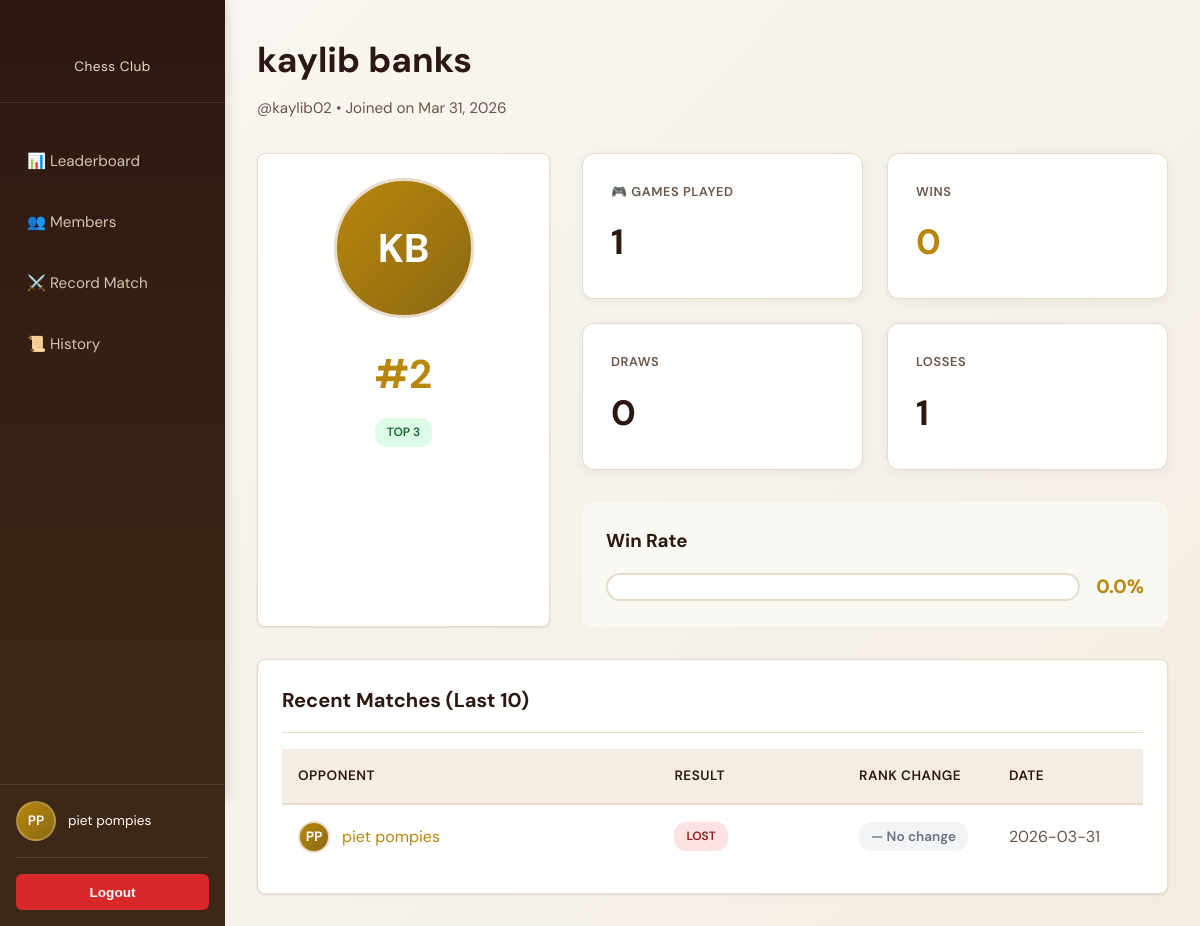
The page /profile/2 (signed in) on the database its author committed.
### tables this page shows
CREATE TABLE users (
    id INTEGER PRIMARY KEY AUTOINCREMENT,
    username TEXT NOT NULL UNIQUE,
    hash TEXT NOT NULL,
    email TEXT NOT NULL UNIQUE,
    first_name TEXT NOT NULL,
    last_name TEXT NOT NULL,
    birthday TEXT,
    games_played INTEGER NOT NULL DEFAULT 0,
    rank INTEGER NOT NULL,
    avatar_filename TEXT DEFAULT NULL,
    last_login TEXT,
    created_at TEXT NOT NULL DEFAULT (datetime('now'))
);

CREATE TABLE matches (
    id INTEGER PRIMARY KEY AUTOINCREMENT,
    player1_id INTEGER NOT NULL REFERENCES users(id),
    player2_id INTEGER NOT NULL REFERENCES users(id),
    winner_id INTEGER REFERENCES users(id),
    p1_rank_before INTEGER NOT NULL,
    p2_rank_before INTEGER NOT NULL,
    p1_rank_after INTEGER NOT NULL,
    p2_rank_after INTEGER NOT NULL,
    played_at TEXT NOT NULL DEFAULT (datetime('now'))
);

### app.py (the view)
@app.route("/profile/<int:user_id>")
@login_required
def profile(user_id):
    user = db.execute("SELECT * FROM users WHERE id = ?", user_id)
    if not user:
        return apology("User not found", 404)
    user = user[0]
    if user.get("created_at") and isinstance(user["created_at"], str):
        try:
            user["created_at"] = datetime.strptime(user["created_at"], '%Y-%m-%d %H:%M:%S')
        except (ValueError, TypeError):
            user["created_at"] = None
    matches = db.execute(
        """
        SELECT m.*,
               CASE
                   WHEN m.player1_id = ? THEN u2.first_name || ' ' || u2.last_name
                   ELSE u1.first_name || ' ' || u1.last_name
               END as opponent_name,
               CASE
                   WHEN m.player1_id = ? THEN u2.id
                   ELSE u1.id
               END as opponent_id
        FROM matches m
        LEFT JOIN users u1 ON m.player1_id = u1.id
        LEFT JOIN users u2 ON m.player2_id = u2.id
        WHERE m.player1_id = ? OR m.player2_id = ?
        ORDER BY m.played_at DESC
        LIMIT 10
        """,
        user_id, user_id, user_id, user_id
    )
    wins = 0
    draws = 0
    losses = 0
    if matches:
        for match in matches:
            if match["winner_id"] is None:
                draws += 1
            elif match["winner_id"] == user_id:
                wins += 1
            else:
                losses += 1
    is_own_profile = (user_id == session["user_id"])
    return render_template(
        "profile.html",
        user=user,
        matches=matches,
        wins=wins,
        draws=draws,
        losses=losses,
        is_own_profile=is_own_profile,
        get_initials=get_initials,
        current_user_id=session["user_id"]
    )

### app.py (called while the page is built)
@app.context_processor
def inject_helpers():
    current_user = None
    if session.get("user_id"):
        result = db.execute("SELECT * FROM users WHERE id = ?", session["user_id"])
        current_user = result[0] if result else None
    return {
        'get_initials': get_initials,
        'current_user': current_user
    }

@app.before_request
def before_request():
    if not os.path.exists(app.config["UPLOAD_FOLDER"]):
        os.makedirs(app.config["UPLOAD_FOLDER"])

    def execute(self, query, *args):
        conn = sqlite3.connect(self.db_path)
        conn.row_factory = sqlite3.Row
        cursor = conn.cursor()
        try:
            cursor.execute(query, args)
            if query.strip().upper().startswith(('SELECT', 'PRAGMA')):
                results = cursor.fetchall()
                conn.close()
                return [dict(row) for row in results]
            else:
                conn.commit()
                conn.close()
                return None
        except Exception as e:
            conn.close()
            raise e

### helpers.py (called while the page is built)
def login_required(f):
    @wraps(f)
    def decorated_function(*args, **kwargs):
        if session.get("user_id") is None:
            flash("You must be logged in to access this page.", "error")
            return redirect("/login")
        return f(*args, **kwargs)
    return decorated_function

def get_initials(first_name, last_name):
    if not first_name or not last_name:
        return "U"
    return (first_name[0] + last_name[0]).upper()

### templates/profile.html (shortened to what this page needs)
{% extends "layout.html" %}
{% block content %}
<div class="page-header">
    <div style="display: flex; justify-content: space-between; align-items: start;">
        <div>
            <h1>{{ user.first_name }} {{ user.last_name }}</h1>
            <p class="text-muted">@{{ user.username }} • Joined on {% if user.created_at %}{{ user.created_at.strftime('%b %d, %Y') }}{% else %}...{% endif %}</p>
        </div>
    </div>
</div>
<div style="display: grid; grid-template-columns: 1fr 2fr; gap: 2rem; margin-bottom: 2rem;">
    <div class="card" style="text-align: center;">
        <div class="avatar-circle lg" style="margin: 0 auto 1.5rem; display: flex;">
            {% if user.avatar_filename %}
                <img src="{{ url_for('static', filename='uploads/' + user.avatar_filename) }}" alt="{{ user.first_name }}" style="width: 100%; height: 100%; object-fit: cover;">
            {% else %}
                {{ get_initials(user.first_name, user.last_name) }}
            {% endif %}
        </div>
        <div>
            <h2 style="margin-bottom: 0.75rem; color: var(--accent); font-size: 2.5rem;">#{{ user.rank }}</h2>
            {% if user.rank == 1 %}
                <span class="badge primary"> #1 Champion</span>
            {% elif user.rank <= 3 %}
                <span class="badge success"> Top 3</span>
            {% else %}
                <span class="badge primary">Active Member</span>
            {% endif %}
        </div>
    </div>
    <div>
        <div class="stats-grid">
            <div class="stat-card">
                <div class="stat-label">🎮 Games Played</div>
                <div class="stat-value">{{ user.games_played }}</div>
            </div>
            <div class="stat-card">
                <div class="stat-label"> Wins</div>
                <div class="stat-value accent">{{ wins }}</div>
            </div>
            <div class="stat-card">
                <div class="stat-label"> Draws</div>
                <div class="stat-value">{{ draws }}</div>
            </div>
            <div class="stat-card">
                <div class="stat-label"> Losses</div>
                <div class="stat-value">{{ losses }}</div>
            </div>
        </div>
        {% if user.games_played > 0 %}
        <div style="margin-top: 2rem; background: var(--bg-light); padding: 1.5rem; border-radius: 12px;">
            <h3 style="margin-bottom: 1rem;">Win Rate</h3>
            {% set win_rate = (wins / user.games_played * 100)|round(1) %}
            <div style="display: flex; align-items: center; gap: 1rem;">
                <div style="flex: 1; height: 28px; background: white; border-radius: 14px; overflow: hidden; border: 2px solid var(--border);">
                </div>
                <span style="font-weight: 700; font-size: 1.2rem; color: var(--accent);">{{ win_rate }}%</span>
            </div>
        </div>
        {% endif %}
    </div>
</div>
{% if matches %}
<div class="card">
    <div class="card-header">
        <h2 class="card-title"> Recent Matches (Last 10)</h2>
    </div>
    <table style="width: 100%;">
        <thead>
            <tr>
                <th>Opponent</th>
                <th>Result</th>
                <th style="width: 150px;">Rank Change</th>
                <th style="width: 150px;">Date</th>
            </tr>
        </thead>
        <tbody>
            {% for match in matches %}
            <tr>
                <td>
                    <a href="/profile/{{ match.opponent_id }}" style="display: flex; align-items: center; gap: 0.75rem;">
                        <div class="avatar-circle" style="width: 32px; height: 32px;">
                            {{ get_initials(match.opponent_name.split()[0], match.opponent_name.split()[1] if match.opponent_name.split()|length > 1 else '') }}
                        </div>
                        {{ match.opponent_name }}
                    </a>
                </td>
                <td>
                    {% if match.winner_id == user.id %}
                        <span class="badge success">Won</span>
                    {% elif match.winner_id is none %}
                        <span class="badge primary">Draw</span>
                    {% else %}
                        <span class="badge error">Lost</span>
                    {% endif %}
                </td>
                <td>
                    {% if match.player1_id == user.id %}
                        {% set rank_before = match.p1_rank_before %}
                        {% set rank_after = match.p1_rank_after %}
                    {% else %}
                        {% set rank_before = match.p2_rank_before %}
                        {% set rank_after = match.p2_rank_after %}
                    {% endif %}
                    {% set delta = rank_before - rank_after %}
                    {% if delta > 0 %}
                        <span class="delta-pill positive">↑ {{ delta }}</span>
                    {% elif delta < 0 %}
                        <span class="delta-pill negative">↓ {{ delta|abs }}</span>
                    {% else %}
                        <span class="delta-pill neutral">— No change</span>
                    {% endif %}
                </td>
                <td class="text-muted">{{ match.played_at[:10] }}</td>
            </tr>
            {% endfor %}
        </tbody>
    </table>
</div>
{% else %}
<div class="card">
    <p class="text-center text-muted">No matches played yet</p>
</div>
{% endif %}
{% endblock %}

### templates/layout.html (shortened to what this page needs)
<!DOCTYPE html>
<html lang="en">
<head>
    <link rel="stylesheet" href="{{ url_for('static', filename='styles.css') }}">
</head>
<body>
    {% if session.get('user_id') %}
    <aside class="sidebar">
        <div class="sidebar-logo">
            <span class="sidebar-logo-text">Chess Club</span>
        </div>
        <nav>
            <ul class="sidebar-nav">
                <li><a href="/" class="{% if request.endpoint == 'index' %}active{% endif %}">📊 Leaderboard</a></li>
                <li><a href="/members" class="{% if request.endpoint == 'members' %}active{% endif %}">👥 Members</a></li>
                <li><a href="/match" class="{% if request.endpoint == 'match' %}active{% endif %}">⚔️ Record Match</a></li>
                <li><a href="/history" class="{% if request.endpoint == 'history' %}active{% endif %}">📜 History</a></li>
            </ul>
        </nav>
        <div class="sidebar-footer">
            {% if current_user %}
                <div class="user-info">
                    <div class="user-avatar-sm">
                        {% if current_user.avatar_filename %}
                            <img src="{{ url_for('static', filename='uploads/' + current_user.avatar_filename) }}" alt="{{ current_user.first_name }}">
                        {% else %}
                            {{ get_initials(current_user.first_name, current_user.last_name) }}
                        {% endif %}
                    </div>
                    <div class="user-name">{{ current_user.first_name }} {{ current_user.last_name }}</div>
                </div>
            {% endif %}
            <form action="/logout" method="get" style="margin: 0;">
                <button type="submit" class="logout-btn">Logout</button>
            </form>
        </div>
    </aside>
    {% endif %}
    <main>
        {% block content %}{% endblock %}
    </main>
</body>
</html>

### rows shown on the page
users: first_name+last_name "PP", first_name "piet", last_name "pompies"
users: first_name "kaylib", last_name "banks", username "kaylib02", first_name+last_name "KB", rank "2", games_played "1"
matches: get_initials "PP", opponent_name "piet pompies", shows "LOST", played_at "2026-03-31"

### other values the page prints
{{ user.created_at.strftime('%b %d, %Y') }} "Mar 31, 2026"
{{ wins }} "0"
{{ draws }} "0"
{{ losses }} "1"
{{ win_rate }} "0.0"
